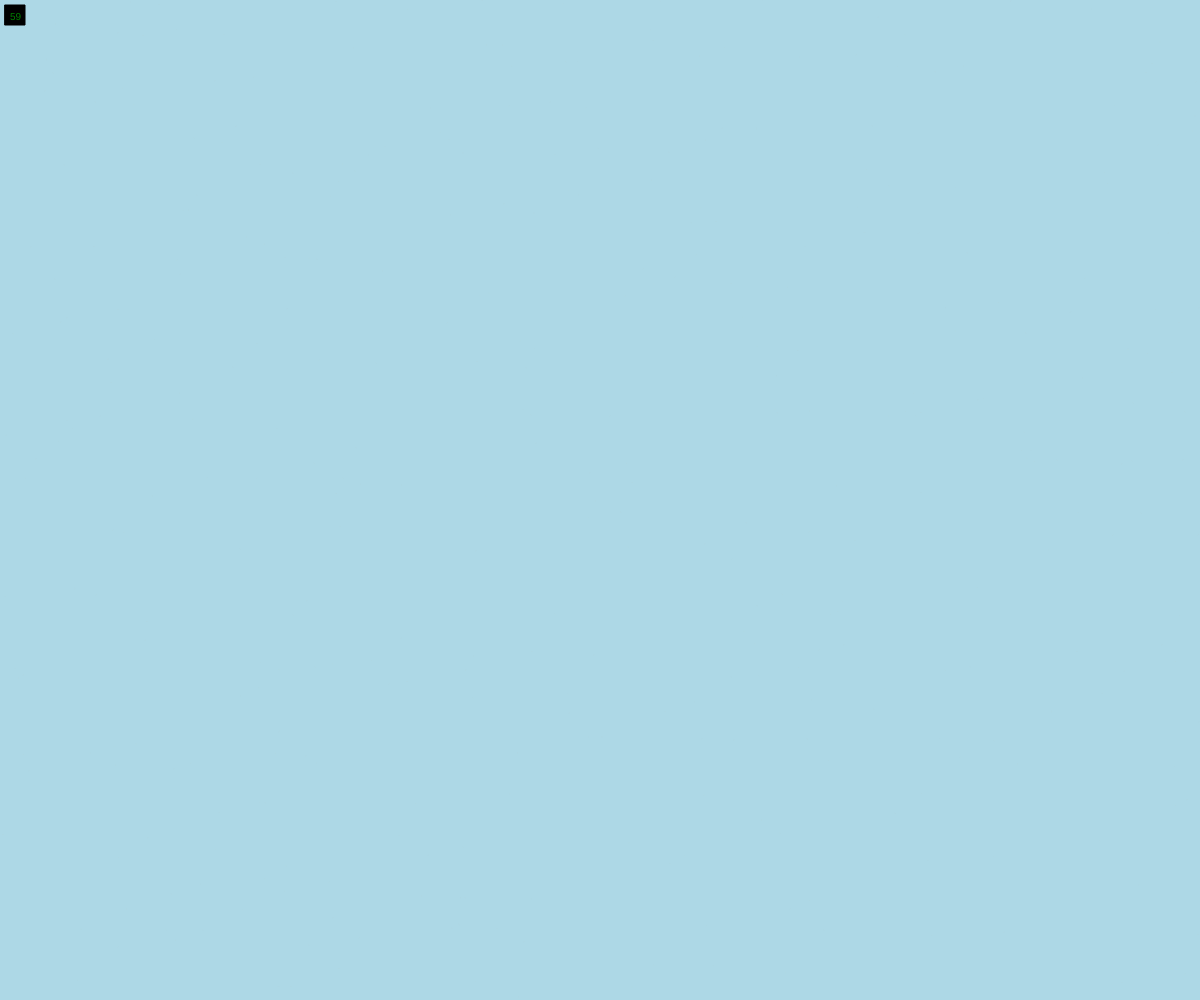
Frame 1 (no input)
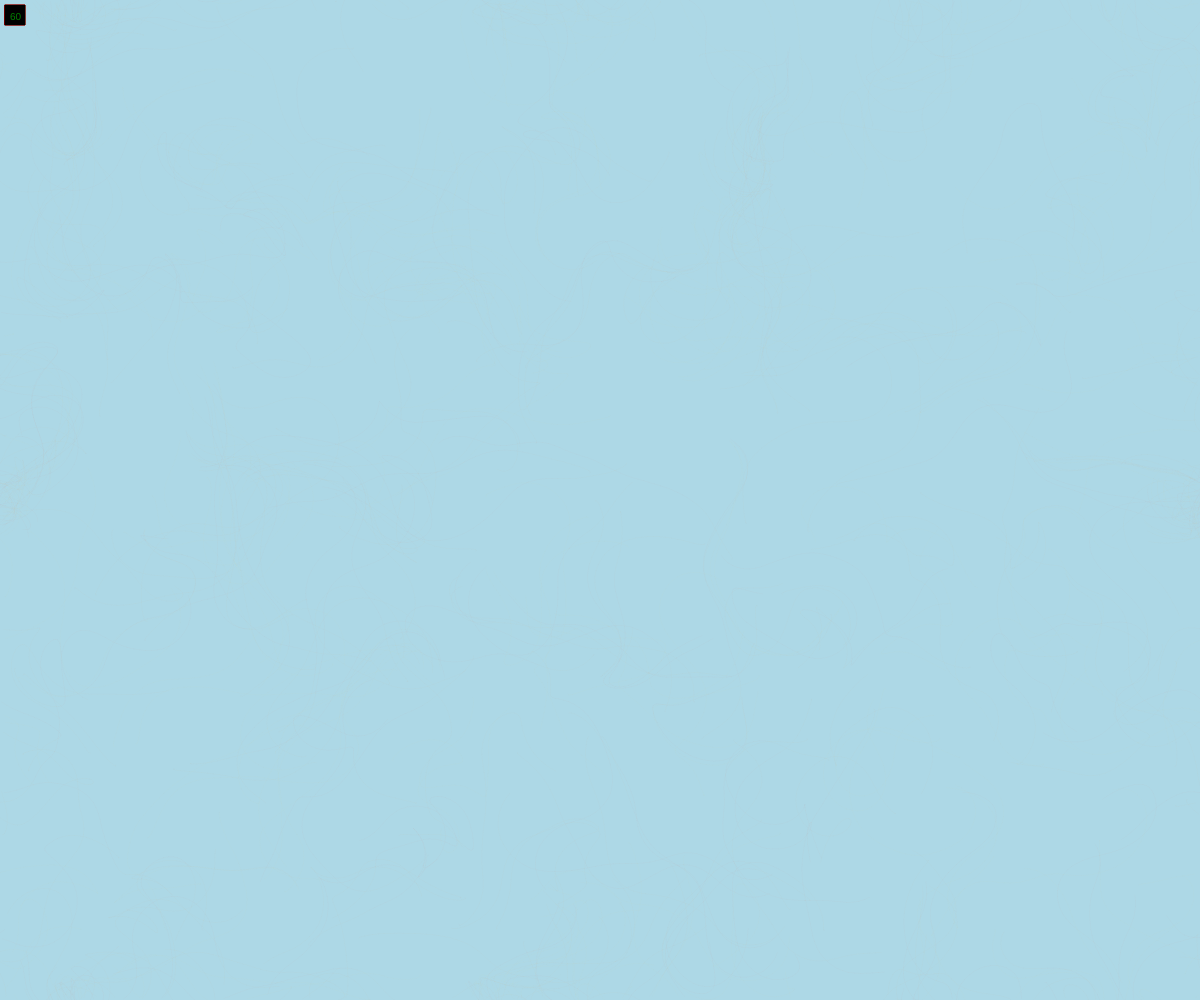
Frame 60 (no input)
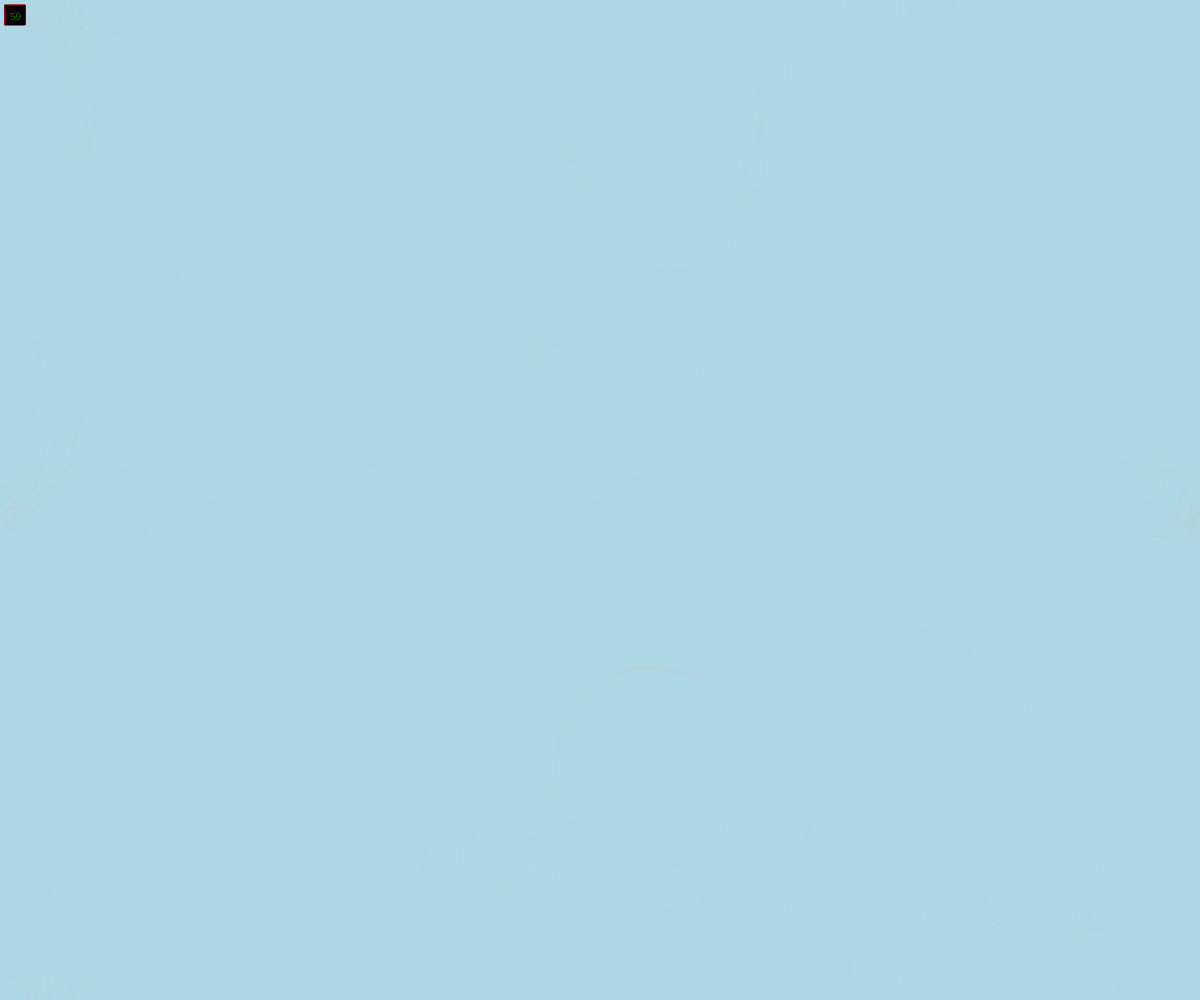
Frame 120 (the mouse pressed at the canvas centre since frame 60)

The p5.js sketch that drew these frames (run headless with seeded random() and noise() and a simulated clock; from frame 60 on, the mouse is pressed at the canvas centre):

// p5.js sketch
// ── sketch.js
const scl = 10;
let rows, cols;
let zoff = 0;
const particles = [];
let flowfield;

function setup() {
  createCanvas(windowWidth, windowHeight);
  cols = floor(width / scl);
  rows = floor(height / scl);
  flowfield = new Array(cols * rows);

  for (let i = 0; i < 400; i++) {
    particles.push(new Particle());
  }
  background("lightblue");
}

function draw() {
  fill("black");
  rect(5, 5, 20, 20);
  fill("green");
  textSize(10);
  text(floor(frameRate()), 10, 20);
  // let xoff = 0;
  // for (let x = 0; x < cols; x++) {
  //   let yoff = 0;
  //   for (let y = 0; y < rows; y++) {
  //     // const rand = map(noise(xoff, yoff), 0, 1, 0, 255);
  //     const angle = noise(xoff, yoff, zoff) * TWO_PI;
  //     const index = x + y * cols;

  //     stroke(0, 50);
  //     strokeWeight(1);
  //     const v = p5.Vector.fromAngle(angle);
  //     v.setMag(5);
  //     flowfield[index] = v;

  //     // push();
  //     // translate(x * scl, y * scl);
  //     // rotate(v.heading());
  //     // line(0, 0, scl, 0);
  //     // pop();

  //     // noFill();
  //     // strokeWeight(0.1);
  //     // rect(x * scl, y * scl, scl, scl);

  //     yoff += 0.2;
  //   }
  //   xoff += 0.2;
  // }
  zoff += 0.01;

  particles.forEach((particle) => {
    // particle.follow(flowfield);
    particle.follow(zoff);
    particle.update();
    particle.show();
  });
}

// ── branch.js
class Branch {
  constructor(begin, end) {
    this.begin = begin;
    this.end = end;
    this.finished = false;
  }

  show(zoff) {
    stroke(101);
    strokeWeight(1);
    if(zoff) {
      const branchLength = p5.Vector.sub(this.end, this.begin).mag();
      const rand = map(noise(this.end.x, this.end.y, zoff), 0, 1, -branchLength/200, branchLength/200);
      this.end.add(rand);
    line(this.begin.x, this.begin.y, this.end.x, this.end.y);
    } else {
    line(this.begin.x, this.begin.y, this.end.x, this.end.y);
    }
  }

  jitter() {
    const rand = map(noise(this.end.x, this.end.y, zoff), 0, 1, -1, 1);
    this.end.add(rand);
  }

  branchA() {
    const dir = p5.Vector.sub(this.end, this.begin);
    dir.rotate(PI / 6);
    dir.mult(0.67);
    const newEnd = p5.Vector.add(this.end, dir);
    const right = new Branch(this.end, newEnd);
    return right;
  }

  branchB() {
    const dir = p5.Vector.sub(this.end, this.begin);
    dir.rotate(-PI / 4);
    dir.mult(0.67);
    const newEnd = p5.Vector.add(this.end, dir);
    const left = new Branch(this.end, newEnd);
    return left;
  }
}

// ── leaf.js
class Leaf {
  possibleColors = [
    color(236, 104, 22, 20),
    color(240, 131, 21, 20),
    color(255, 175, 75, 20),
  ];

  constructor(x, y) {
    this.pos = createVector(x, y);
    this.previousePos = this.pos.copy();
    this.vel = p5.Vector.random2D();
    this.acc = createVector(0, 0);
    this.maxSpeed = 0.1;
    this.color = this.possibleColors[floor(random(3))];
  }

  updateColor() {
    this.color.levels = this.color.levels.map((level) => {
      if (level >= 45) {
        return level - 0.025;
      }
      return level;
    });
  }

  update() {
    this.previousePos = this.pos.copy();
    this.pos.add(this.vel);
    this.vel.add(this.acc);
    this.vel.limit(this.maxSpeed);
    this.acc.mult(0);
    this.updateColor();
    this.edges();
    if (this.maxSpeed < 5) {
      this.maxSpeed += 0.0075;
    }
  }

  applyForce(force) {
    this.acc.add(force);
  }

  show() {
    leavesCanvas.stroke(this.color);
    leavesCanvas.strokeWeight(4);
    leavesCanvas.line(
      this.pos.x,
      this.pos.y,
      this.previousePos.x,
      this.previousePos.y
    );
  }

  follow(zoff) {
    const angle = noise(this.pos.x / 200, this.pos.y / 200, zoff) * TWO_PI * 4;
    const v = p5.Vector.fromAngle(angle);
    v.setMag(1);
    this.applyForce(v);
  }

  updatePrev() {
    this.previousePos = this.pos.copy();
  }

  edges() {
    if (this.pos.x > width) {
      this.pos.x = 0;
      this.updatePrev();
    }
    if (this.pos.x < 0) {
      this.pos.x = width;
      this.updatePrev();
    }
    if (this.pos.y > height) {
      this.pos.y = 0;
      this.updatePrev();
    }
    if (this.pos.y < 0) {
      this.pos.y = height;
      this.updatePrev();
    }
  }
}

// ── particle.js
class Particle {
  possibleColors = [
    color(236, 104, 22, 4),
    color(240, 131, 21, 4),
    color(255, 175, 75, 4),
  ];

  constructor() {
    this.pos = createVector(random(width), random(height));
    this.previousePos = this.pos.copy();
    this.vel = p5.Vector.random2D();
    this.acc = createVector(0, 0);
    this.maxSpeed = 6;
    this.color = this.possibleColors[floor(random(3))];
  }

  updateColor() {
    if (this.color.levels[0] >= 20) {
      this.color.levels[0] = this.color.levels[0] - 0.1;
    }
    if (this.color.levels[1] >= 20) {
      this.color.levels[1] = this.color.levels[1] - 0.1;
    }
    if (this.color.levels[2] >= 20) {
      this.color.levels[2] = this.color.levels[2] - 0.1;
    }
  }

  update() {
    this.previousePos = this.pos.copy();
    this.pos.add(this.vel);
    this.vel.add(this.acc);
    this.vel.limit(this.maxSpeed);
    this.acc.mult(0);
    this.updateColor();
    this.edges();
  }

  applyForce(force) {
    this.acc.add(force);
  }

  show() {
    // stroke(0, 5);
    stroke(this.color);
    strokeWeight(1);
    // point(this.pos.x, this.pos.y);
    line(this.pos.x, this.pos.y, this.previousePos.x, this.previousePos.y);
  }

  follow(zoff) {
    const angle = noise(this.pos.x / 200, this.pos.y / 200, zoff) * TWO_PI * 4;
    const v = p5.Vector.fromAngle(angle);
    v.setMag(1);
    this.applyForce(v);
    // const x = floor(this.pos.x / scl);
    // const y = floor(this.pos.y / scl);
    // const index = x + y * cols;
    // const force = vectors[index];
    // this.applyForce(force);
  }

  updatePrev() {
    this.previousePos = this.pos.copy();
  }

  edges() {
    if (this.pos.x > width) {
      this.pos.x = 0;
      this.updatePrev();
    }
    if (this.pos.x < 0) {
      this.pos.x = width;
      this.updatePrev();
    }
    if (this.pos.y > height) {
      this.pos.y = 0;
      this.updatePrev();
    }
    if (this.pos.y < 0) {
      this.pos.y = height;
      this.updatePrev();
    }
  }
}
